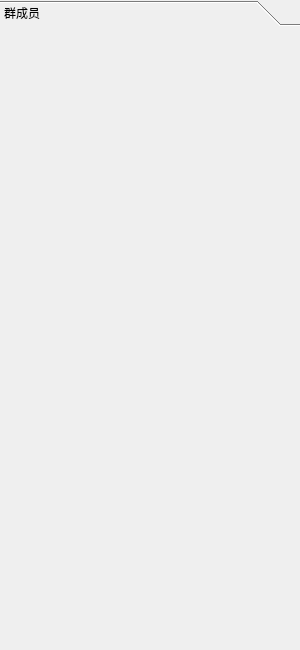
<?xml version="1.0" encoding="UTF-8"?>
<ui version="4.0">
 <class>DialogList</class>
 <widget class="QWidget" name="DialogList">
  <property name="geometry">
   <rect>
    <x>0</x>
    <y>0</y>
    <width>300</width>
    <height>650</height>
   </rect>
  </property>
  <property name="windowTitle">
   <string>Form</string>
  </property>
  <layout class="QVBoxLayout" name="verticalLayout">
   <property name="leftMargin">
    <number>0</number>
   </property>
   <property name="topMargin">
    <number>0</number>
   </property>
   <property name="rightMargin">
    <number>0</number>
   </property>
   <property name="bottomMargin">
    <number>0</number>
   </property>
   <item>
    <widget class="QToolBox" name="toolBox">
     <property name="currentIndex">
      <number>0</number>
     </property>
     <widget class="QWidget" name="page">
      <property name="geometry">
       <rect>
        <x>0</x>
        <y>0</y>
        <width>300</width>
        <height>624</height>
       </rect>
      </property>
      <attribute name="label">
       <string>群成员</string>
      </attribute>
      <layout class="QVBoxLayout" name="vLayout"/>
     </widget>
    </widget>
   </item>
  </layout>
 </widget>
 <resources/>
 <connections/>
</ui>
